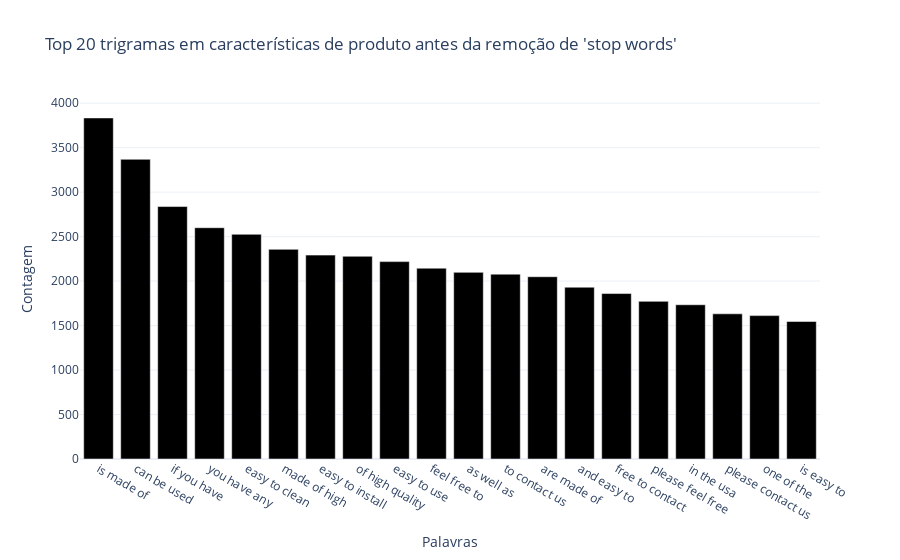

This figure's notebook cell:
### Markdown cell above
##### Trigramas (3 termos) e frequência de tokens com e sem remoção de stop words

### Code cell
def get_top_n_trigram(corpus, n=None):
    vec = CountVectorizer(ngram_range=(3, 3)).fit(corpus)
    bag_of_words = vec.transform(corpus)
    sum_words = bag_of_words.sum(axis=0)
    words_freq = [(word, sum_words[0, idx]) for word, idx in vec.vocabulary_.items()]
    words_freq = sorted(words_freq, key = lambda x: x[1], reverse=True)
    return words_freq[:n]

common_words = get_top_n_trigram(dfMeta['CARACTERISTICAS'], 20)
df1 = pd.DataFrame(common_words, columns = ['CARACTERISTICAS', 'count'])
plotBarCountCaracteristicas(df1, "Top 20 trigramas em características de produto antes da remoção de 'stop words'")

### Figure 1 — Plotly figure (JSON) as saved in the notebook; plotly's stock layout.template omitted (floating-point values rounded to 4 significant figures)
{"data": [{"hovertemplate": "Palavras=%{x}<br>Contagem=%{y}<extra></extra>", "legendgroup": "", "marker": {"color": "black", "pattern": {"shape": ""}}, "name": "", "orientation": "v", "showlegend": false, "textposition": "auto", "type": "bar", "x": ["is made of", "can be used", "if you have", "you have any", "easy to clean", "made of high", "easy to install", "of high quality", "easy to use", "feel free to", "as well as", "to contact us", "are made of", "and easy to", "free to contact", "please feel free", "in the usa", "please contact us", "one of the", "is easy to"], "xaxis": "x", "y": [3834, 3369, 2838, 2600, 2526, 2357, 2292, 2279, 2219, 2145, 2098, 2078, 2049, 1931, 1860, 1772, 1734, 1632, 1612, 1546], "yaxis": "y"}], "layout": {"barmode": "relative", "legend": {"tracegroupgap": 0}, "title": {"text": "Top 20 trigramas em características de produto antes da remoção de 'stop words'"}, "xaxis": {"anchor": "y", "domain": [0, 1], "title": {"text": "Palavras"}}, "yaxis": {"anchor": "x", "domain": [0, 1], "title": {"text": "Contagem"}}}}
